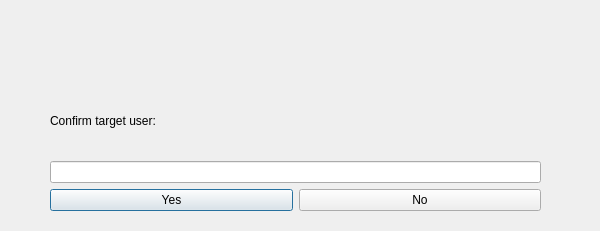
<?xml version="1.0" encoding="UTF-8"?>
<ui version="4.0">
 <class>request</class>
 <widget class="QDialog" name="request">
  <property name="geometry">
   <rect>
    <x>0</x>
    <y>0</y>
    <width>600</width>
    <height>231</height>
   </rect>
  </property>
  <property name="windowTitle">
   <string>Dialog</string>
  </property>
  <widget class="QWidget" name="">
   <property name="geometry">
    <rect>
     <x>50</x>
     <y>10</y>
     <width>491</width>
     <height>201</height>
    </rect>
   </property>
   <layout class="QVBoxLayout" name="verticalLayout_2">
    <item>
     <widget class="QLabel" name="label">
      <property name="text">
       <string/>
      </property>
     </widget>
    </item>
    <item>
     <widget class="QLabel" name="label_2">
      <property name="text">
       <string>Confirm target user:</string>
      </property>
     </widget>
    </item>
    <item>
     <layout class="QVBoxLayout" name="verticalLayout">
      <item>
       <widget class="QLineEdit" name="targetconfirm"/>
      </item>
      <item>
       <layout class="QHBoxLayout" name="horizontalLayout">
        <item>
         <widget class="QPushButton" name="yes">
          <property name="text">
           <string>Yes</string>
          </property>
         </widget>
        </item>
        <item>
         <widget class="QPushButton" name="no">
          <property name="text">
           <string>No</string>
          </property>
         </widget>
        </item>
       </layout>
      </item>
     </layout>
    </item>
   </layout>
  </widget>
 </widget>
 <resources/>
 <connections/>
</ui>
